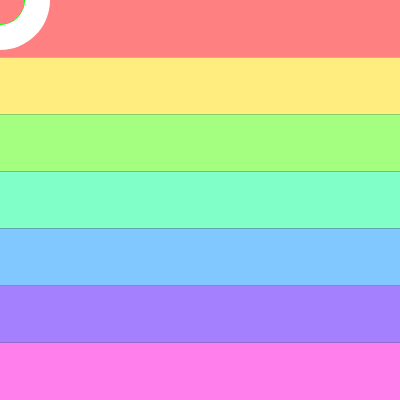
Frame 1 (no input)
Frame 60 (no input): identical to frame 1, image omitted
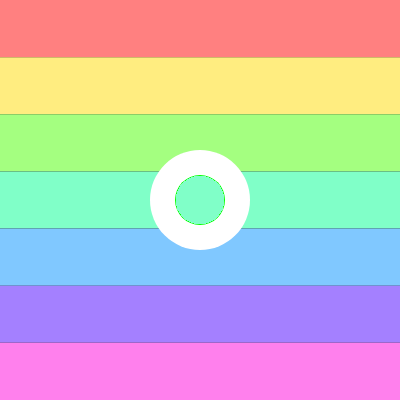
Frame 120 (the mouse pressed at the canvas centre since frame 60)

The p5.js sketch that drew these frames (run headless with seeded random() and noise() and a simulated clock; from frame 60 on, the mouse is pressed at the canvas centre):

// p5.js sketch
// ── sketch.js
// inneficient way to use fill() as a clear()
// by @ktorn

let layer1, layer2;
let hue = 0;
let transparencyColor;

function setup() {
  createCanvas(400, 400);
  
  transparencyColor = color(0, 255, 0); // use "green screen" for transparency

  layer1 = createGraphics(width, height);
  layer2 = createGraphics(100, 100);

  layer1.colorMode(HSB);
  layer1.noStroke();
  
  layer2.noStroke();
  
  updateLayer1();
  updateLayer2();
}

function draw() {
  
  // actual canvas background is black
  background(0);

  // render layer1
  image(layer1, 0, 0);
  
  // render layer2 - which follows the mouse movement
  image(layer2, -layer2.width / 2 + mouseX, -layer2.height / 2 + mouseY);
  
}

function updateLayer1() {
  // layer 1 (base) draws a horizontal rainbow
  for(let i = 0; i < layer1.height; i += layer1.height/7) {
    layer1.fill(hue, 50, 100);
    layer1.rect(0, i, layer1.width, layer1.height/7);
    hue += 360/7;
  }
  if (hue > 360) hue = 0;
}


function updateLayer2() {
  // layer2 draws 2 concentric circles.
  
  // the outer circle is white
  layer2.fill(255, 255);
  layer2.circle(layer2.width / 2, layer2.height / 2, 100);
  
  // the inner circle should be filled with a cross-layer transparency
  // so that we can see through to layer1 (through the white of the outer circle)
  layer2.fill(transparencyColor);
  layer2.circle(layer2.width / 2, layer2.height / 2, 50);

  // this replaces the temporary 'transparencyColor' with actual layer transparency
  processTransparency(layer2, transparencyColor);
}


// this function takes a p5.Graphics and transparency colour
// and sets any pixels that match that colour to be fully transparent
function processTransparency(g, tColor) {
  g.loadPixels();

  let tx = tColor.levels; // transparency 'screen' colour
  let px;

  for (let i = 0; i < g.width; i++) {
    for (let j = 0; j < g.height; j++) {
      px = g.get(i, j);
      
      if(px.toString() == tx.toString()) {
        g.set(i, j, color(0, 0));
      }
    }
  }

  g.updatePixels();
}
